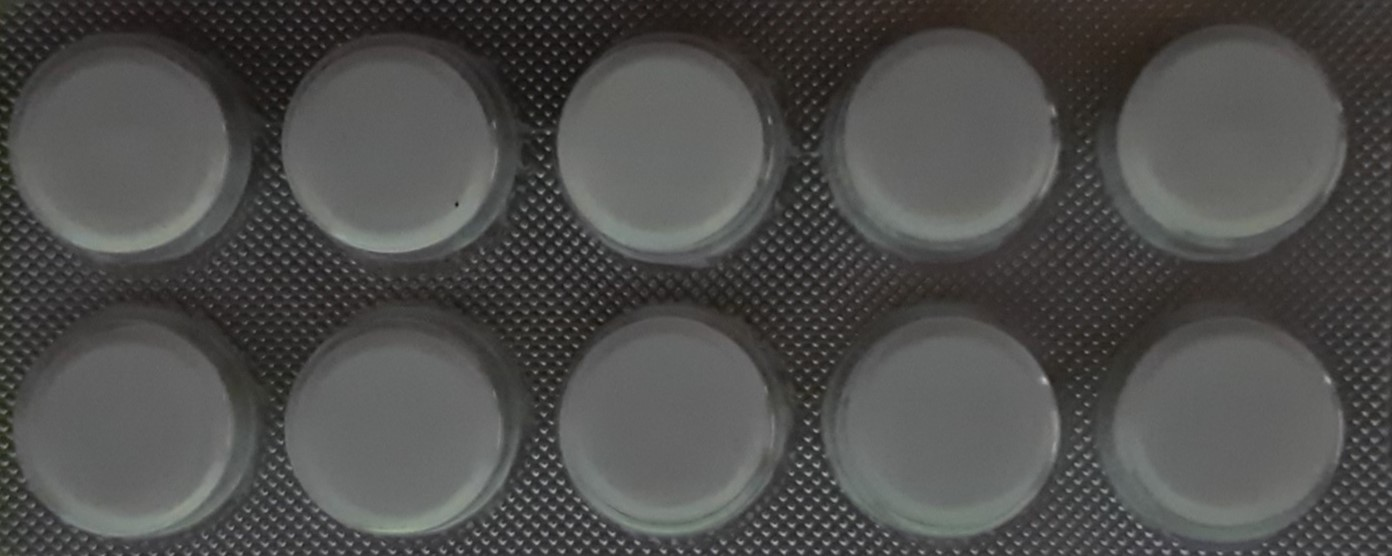
#> input picture p13.jpg, 1392 x 556 px
$ python pastillas.py
#> lines starting #> are read from the running program, lines starting #| are printed output that depends on the picture; after the words box and inside, x2 and y2 are one past the last pixel; in counts of white or black regions, pixels touching at a corner belong together
#Importacion de la libreria cv2
import cv2

#Lectura de una imagen
img = cv2.imread('p13.jpg')
#> img is the input picture: shape (556, 1392, 3); mean B, G, R 76.7, 78.4, 78.7

#Transformacion de la imagen en formato BGR aescala de grises
imgray = cv2.cvtColor(img, cv2.COLOR_BGR2GRAY)

#Aplicacion de filtros de suavizado
median = cv2.medianBlur(imgray,25)
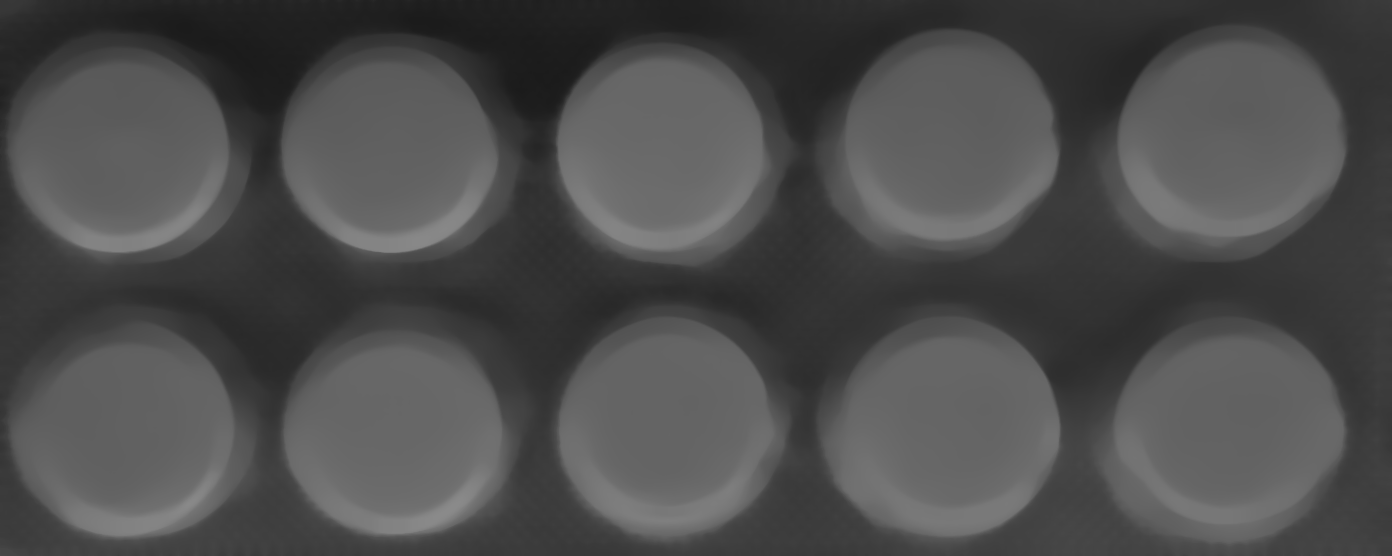
#> median: shape (556, 1392); min 27, max 138, mean 76.9
blur = cv2.GaussianBlur(median,(11,11),290)

#Aplicacion del filtro de umbralizacion simple
_,th = cv2.threshold(blur, 82, 255, cv2.THRESH_BINARY)
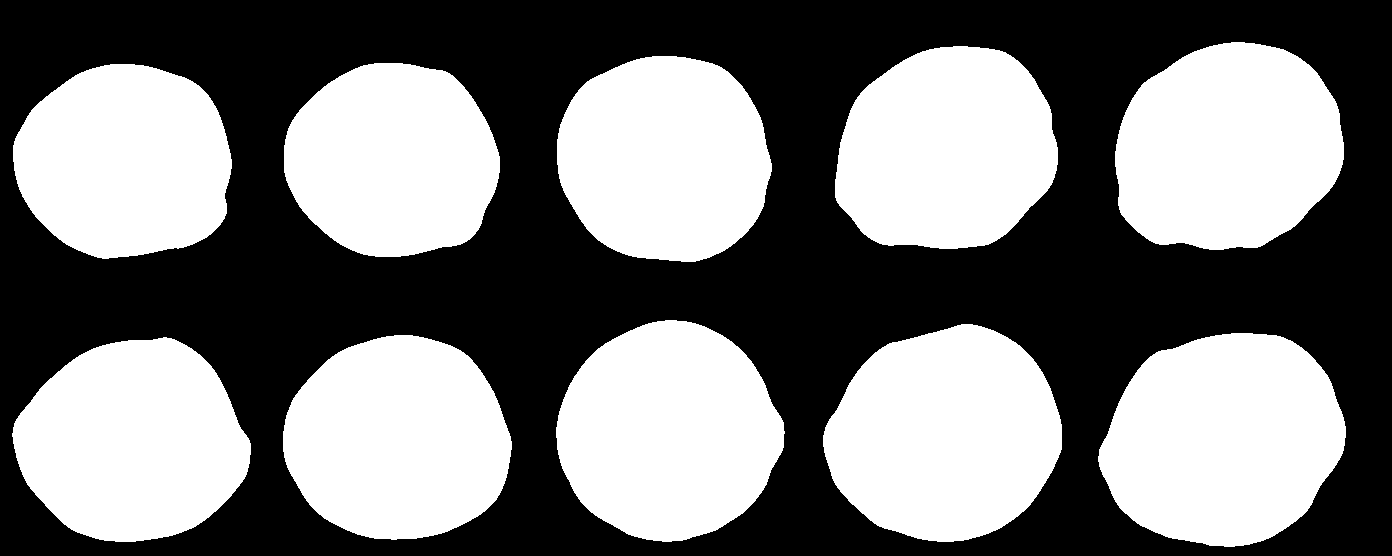
#> th: shape (556, 1392); 47.5% white; 10 white regions

#Funcion para encontrar contornos
cnts,_ = cv2.findContours(th, cv2.RETR_EXTERNAL, cv2.CHAIN_APPROX_SIMPLE)
#> cnts = 10 contours; largest, box (x1, y1, x2, y2) and area: (1098, 333, 1346, 547) 40320, (823, 324, 1062, 542) 39078, (556, 320, 785, 542) 37980, (1115, 42, 1344, 250) 37552, (283, 335, 512, 540) 36334

#Fuente para escribir el numero de contorno
font = cv2.FONT_HERSHEY_SIMPLEX
i=0

print('Contornos: ', len(cnts))
#| Contornos:  10

#Ciclo que permite iterar desde el primer hasta el ultimo contorno y dibujarlos
for c in cnts:
	M = cv2.moments(c)
	if(M["m00"] == 0): M["m00"] = 1
	x=int(M["m10"]/M["m00"])
	y=int(M['m01']/M['m00'])

	mensaje = 'Num: ' + str(i+1)
	cv2.putText(img, mensaje, (x-40,y),font,0.75,
		(255,0,0),2,cv2.LINE_AA)
	cv2.drawContours(img, [c], 0, (255,0,0),2)
	cv2.imshow("Conteo contornos", img)
	cv2.waitKey(0)
	i=i+1
#> this loop made 10 passes
#> (x, y, mensaje) on passes 1 to 10: (132, 441, 'Num: 1'), (397, 438, 'Num: 2'), (1223, 439, 'Num: 3'), (944, 434, 'Num: 4'), (668, 431, 'Num: 5'), (124, 161, 'Num: 6'), (392, 160, 'Num: 7'), (664, 158, 'Num: 8'), (946, 149, 'Num: 9'), (1227, 147, 'Num: 10')
#> pass 1, `cv2.imshow("Conteo contornos", img)`:
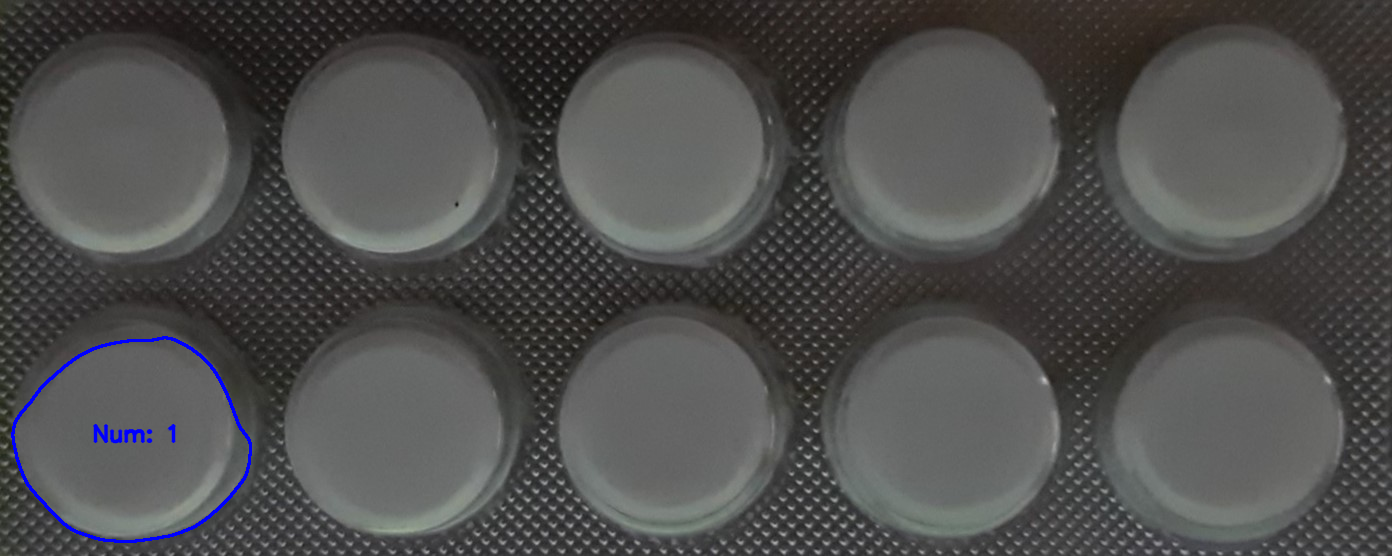
#> window 'Conteo contornos': shape (556, 1392, 3); mean B, G, R 77.4, 78, 78.3
#> pass 2, `cv2.imshow("Conteo contornos", img)`:
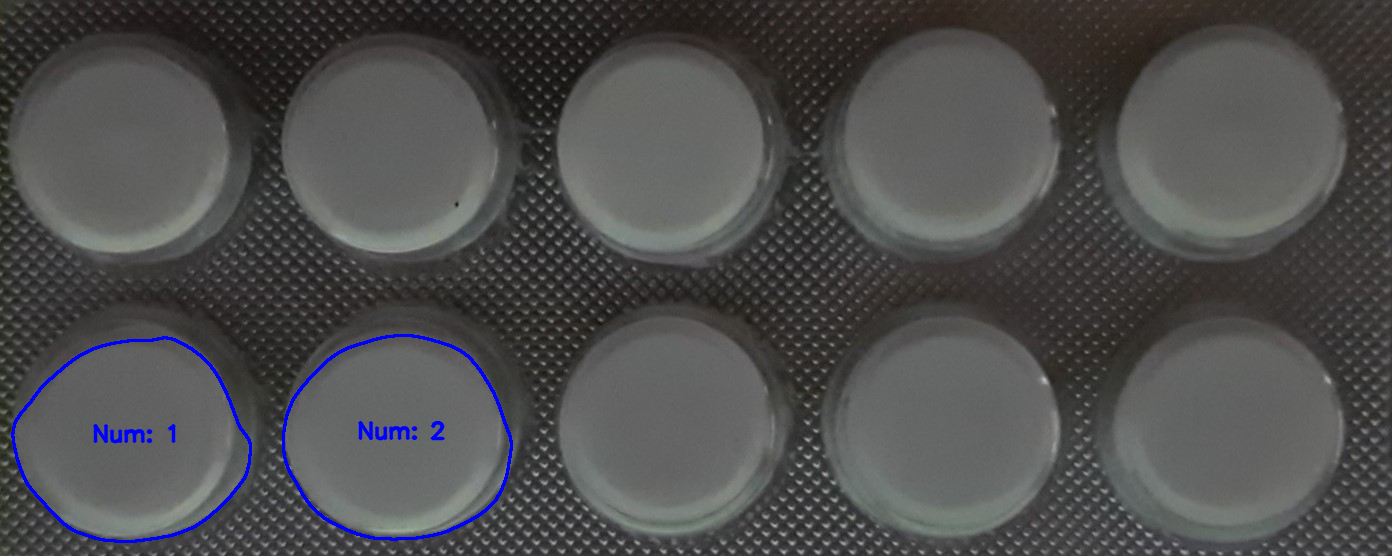
#> window 'Conteo contornos': shape (556, 1392, 3); mean B, G, R 78, 77.7, 78
#> after the loop:
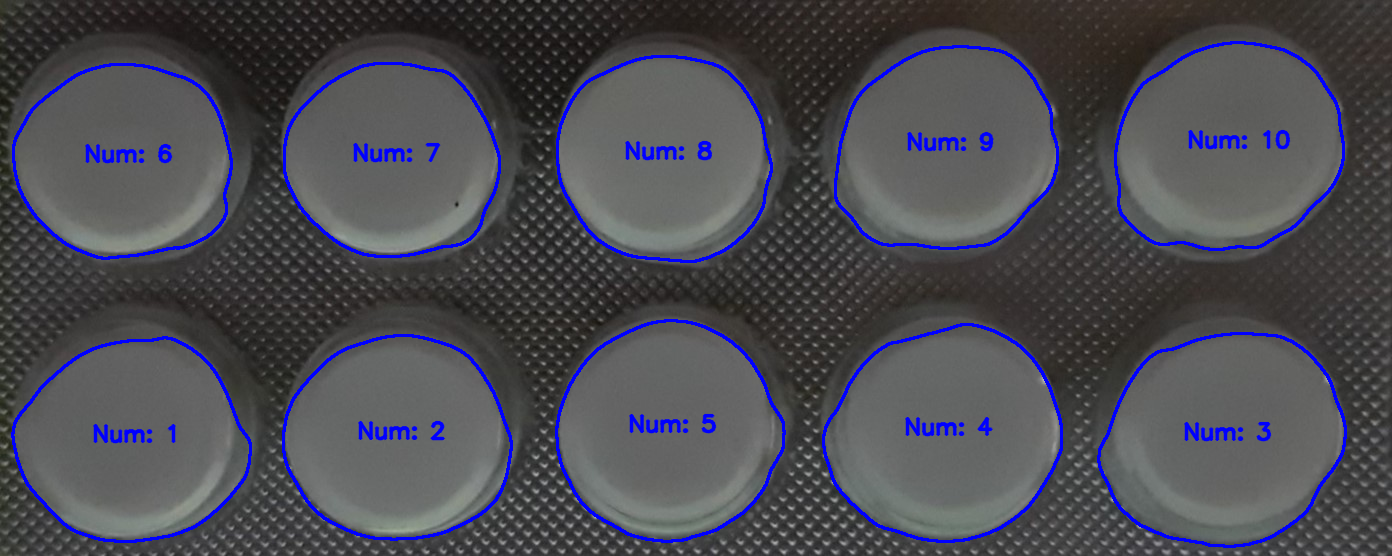
#> img: shape (556, 1392, 3); 4.27% of pixels changed, all inside (x1, y1, x2, y2) = (11, 41, 1347, 548)
#> after the loop, i = 10

#Sentencia que permite saber si el numero de contornos es igual a 10 (numero total de pastillas)
if(len(cnts) >= 10):
	print("Pastillas completas")

#Sentencia que permite saber si el numero de contornos es diferente a 10 (numero total de pastillas)
elif (cnts == 10):
	print("Error pastillas incompletas")
cv2.destroyAllWindows()

$ run again, with p15.jpg copied over p13.jpg
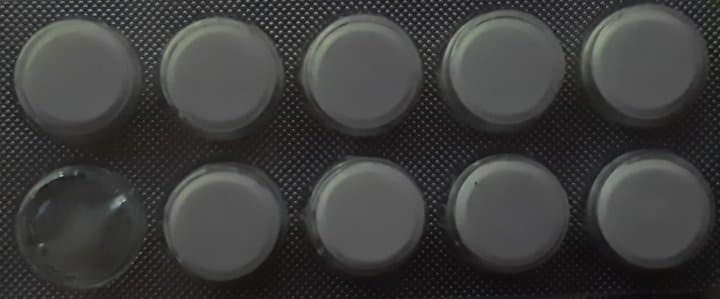
#> input picture p15.jpg, 720 x 299 px
#> img is the input picture: shape (299, 720, 3); mean B, G, R 61.2, 61.8, 61.9
#> `_,th = cv2.threshold(blur, 82, 255, cv2.THRESH_BINARY)`:
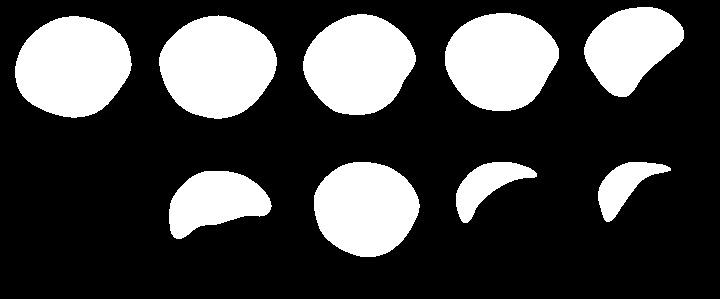
#> th: shape (299, 720); 26.7% white; 9 white regions
#> cnts = 9 contours; largest, box (x1, y1, x2, y2) and area: (159, 15, 277, 119) 9042, (15, 16, 132, 118) 8934, (445, 13, 559, 111) 8378, (303, 14, 416, 115) 8309, (314, 162, 420, 257) 7608
#| Contornos:  9
#> the loop `for c in cnts:` made 9 passes
#> (x, y, mensaje) on passes 1 to 8: (214, 200, 'Num: 1'), (623, 185, 'Num: 2'), (486, 184, 'Num: 3'), (365, 208, 'Num: 4'), (72, 66, 'Num: 5'), (216, 66, 'Num: 6'), (358, 63, 'Num: 7'), (500, 60, 'Num: 8')
#> after the loop `for c in cnts:`:
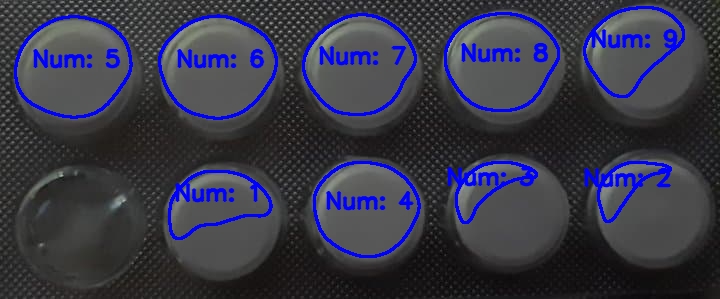
#> img: shape (299, 720, 3); 7.99% of pixels changed, all inside (x1, y1, x2, y2) = (14, 6, 685, 258)
#> after the loop `for c in cnts:`: i = 9
